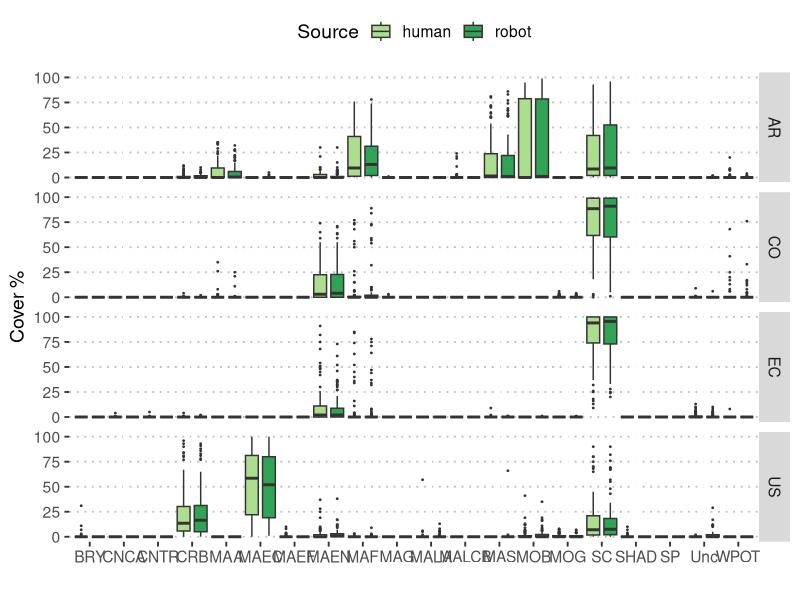
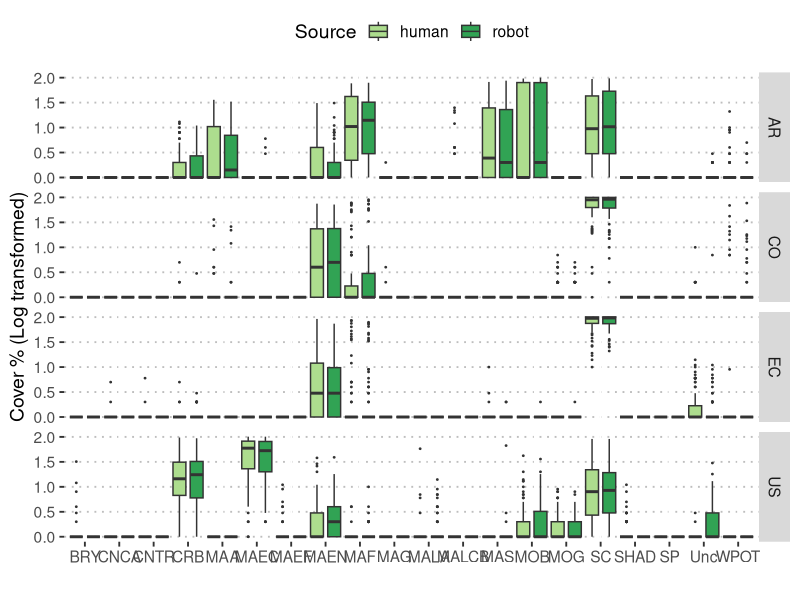
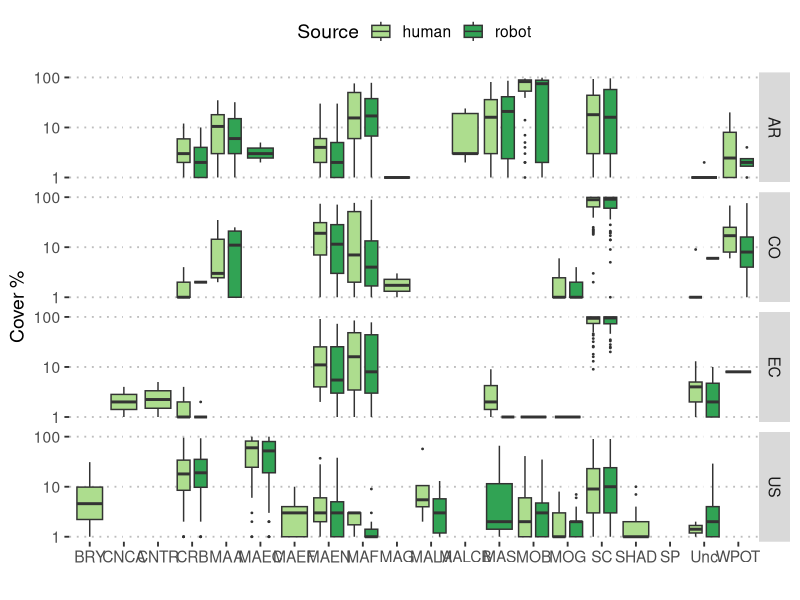
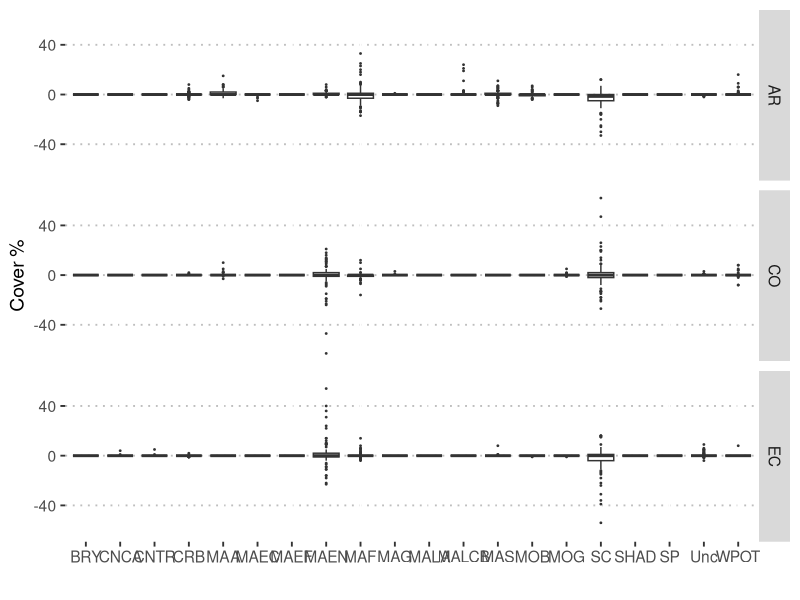
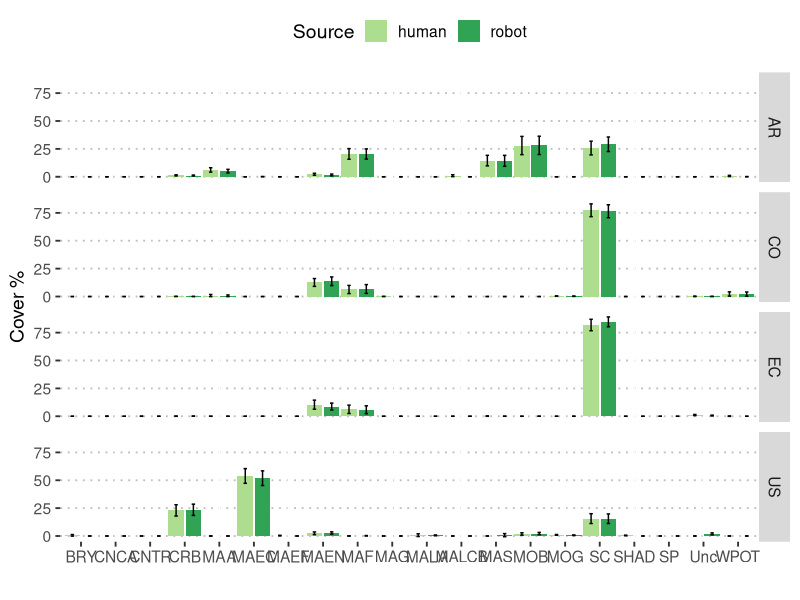
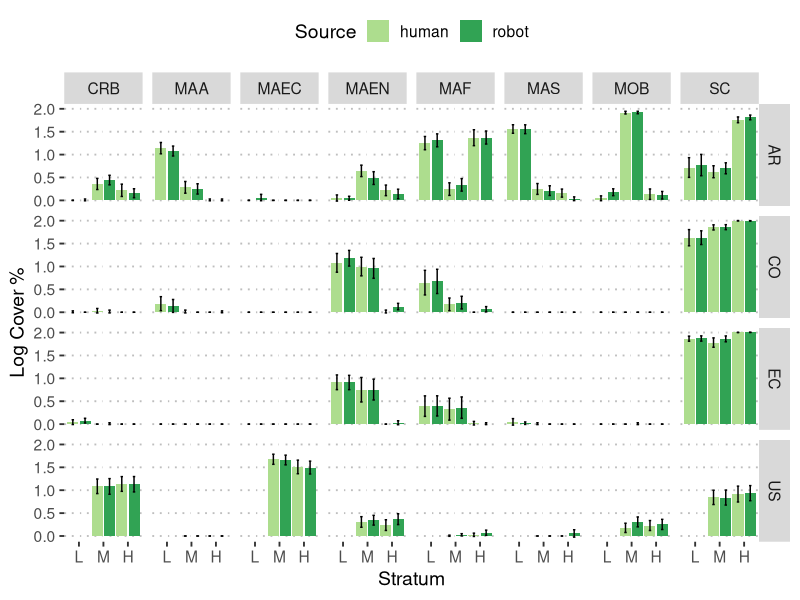
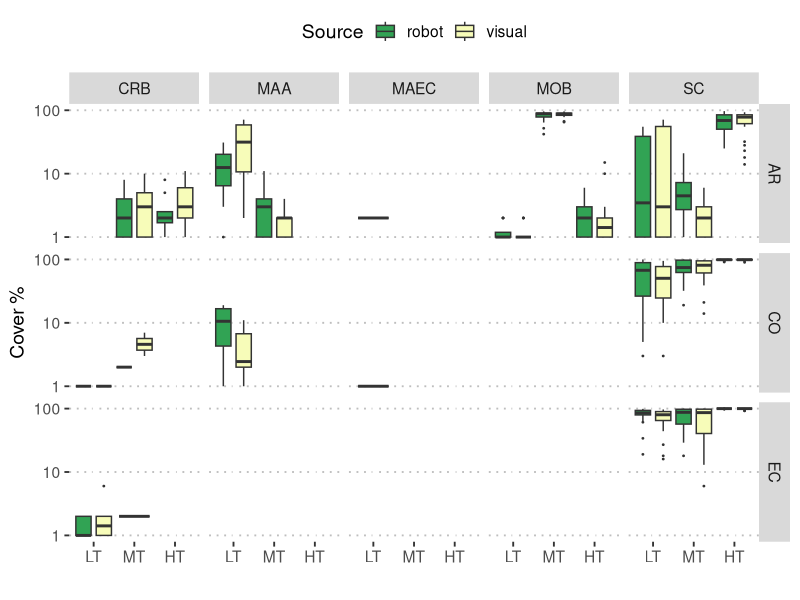
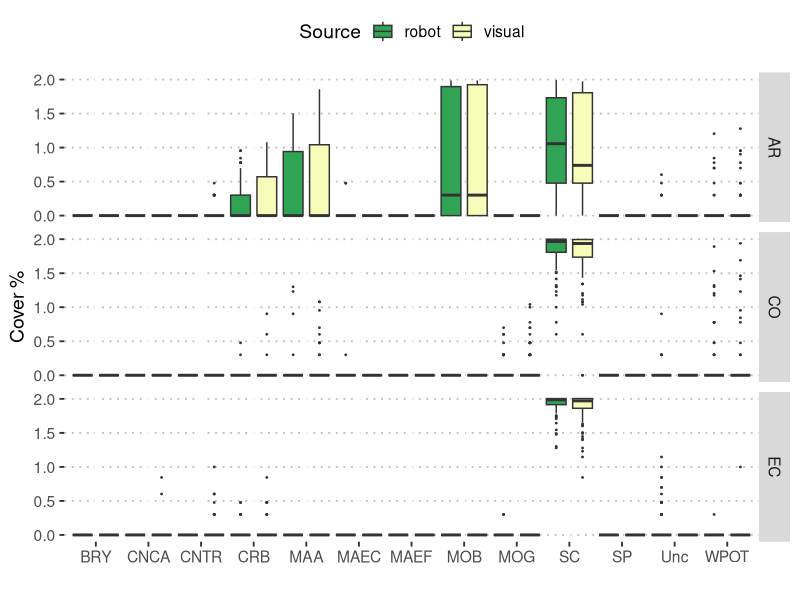

The R source for these figures, in order:
## Make Figure 2

library(readr)
library(ggplot2)
library(dplyr)
library(ggpubr)

selectedLabels <- c("CRB", "MOB", "SC", "MAF", "MAEN", "MAA", "MAS", "MAEC")


###################
## Human vs Robot
##################
DF_HR <- read_csv("./DataClean/DF_HumanRobot.csv", col_types = cols())
DF_HR$strata <- factor(DF_HR$strata, levels = c("LT", "MT", "HT"))

sourceColor <- c(visual="#f7fcb9", human="#addd8e", robot="#31a354")
pp <- ggplot(DF_HR, aes(Label, Cover))
pp + geom_boxplot(position=position_dodge(1), aes(fill=source), outlier.size = 0.3) +
  labs(x="", y="Cover %") + 
  scale_colour_manual("Source", values = sourceColor, aesthetics = 'fill') + 
  facet_grid(country~.) + 
  theme_pubclean(base_size=14)


## if log transformed, you can see better the labels with low cover values
pp <- ggplot(DF_HR, aes(Label, log10(Cover+1)))
pp + geom_boxplot(position=position_dodge(1), aes(fill=source), outlier.size = 0.3) +
  labs(x="", y="Cover % (Log transformed)") + 
  scale_colour_manual("Source", values = sourceColor, aesthetics = 'fill') + 
  facet_grid(country~.) + 
  theme_pubclean(base_size=14)


## Idem but without transforming the variable but using log scale Y-axis
pp <- ggplot(DF_HR, aes(Label, Cover))
pp + geom_boxplot(position=position_dodge(1), aes(fill=source), outlier.size = 0.3) +
  labs(x="", y="Cover %") + 
  scale_y_log10()  +
  scale_colour_manual("Source", values = sourceColor, aesthetics = 'fill') + 
  facet_grid(country~.) + 
  theme_pubclean(base_size=14)


## Let's try plotting the DIFFERENCE, so we can see all the labels around zero
DF_HRdiff <- DF_HR %>% group_by(Name, country, site, strata, Label) %>% 
  summarise(CoverDiff = Cover[source=="human"] - Cover[source=="robot"])

pp <- ggplot(DF_HRdiff, aes(Label, CoverDiff))
pp + geom_boxplot(position=position_dodge(1),outlier.size = 0.3) +
  labs(x="", y="Cover %") + 
  #scale_colour_manual("Source", values = sourceColor, aesthetics = 'fill') + 
  facet_grid(country~.) + 
  theme_pubclean(base_size=14)


## Bar plot with confidence intervals
DF_HRmean <- DF_HR %>% group_by(country, Label, source) %>% 
  summarise(Cover.mean = mean(Cover, na.rm=T),
            Cover.sd = sd(Cover, na.rm=T),
            Cover.n = n(),
            Cover.CIlower = Cover.mean - 1.96*Cover.sd/sqrt(Cover.n), 
            Cover.CIupper = Cover.mean + 1.96*Cover.sd/sqrt(Cover.n))

pp <- ggplot(DF_HRmean, aes(Label, Cover.mean, fill=source))
pp + geom_bar(stat="identity", position=position_dodge(1), aes(fill=source)) +
  geom_errorbar(aes(ymin=Cover.CIlower, ymax=Cover.CIupper), width = 0.2, position=position_dodge(1)) + 
  labs(x="", y="Cover %") + 
  scale_colour_manual("Source", values = sourceColor, aesthetics = 'fill') + 
  facet_grid(country~.) + 
  theme_pubclean(base_size=14)



## THIS IS A REPLICA OF FIGURE 2
## Cover ~strata faceted by country and label. mean and sd calculated using log of Cover+1
DF_HRmean <- DF_HR %>% filter(Label %in% selectedLabels ) %>% 
  group_by(country, strata, Label, source) %>% 
  summarise(Cover.mean = mean(log10(Cover+1), na.rm=T),
            Cover.sd = sd(log10(Cover+1), na.rm=T),
            Cover.n = n(),
            Cover.CIlower = Cover.mean - 1.96*Cover.sd/sqrt(Cover.n), 
            Cover.CIupper = Cover.mean + 1.96*Cover.sd/sqrt(Cover.n))

pp <- ggplot(DF_HRmean, aes(strata, Cover.mean, fill=source))
pp + geom_bar(stat="identity", position=position_dodge(1), aes(fill=source)) +
  geom_errorbar(aes(ymin=Cover.CIlower, ymax=Cover.CIupper), width = 0.2, position=position_dodge(1)) + 
  labs(x="Stratum", y="Log Cover %") + 
  scale_x_discrete(breaks=c("HT", "MT", "LT"), labels=c("H", "M", "L")) + 
  scale_colour_manual("Source", values = sourceColor, aesthetics = 'fill') + 
  facet_grid(country~Label) + 
  theme_pubclean(base_size=14)







###################
## Visual vs Robot
##################

DF_VR <- read_csv("./DataClean/DF_VisualRobot.csv", col_types = cols())
DF_VR$strata <- factor(DF_VR$strata, levels = c("LT", "MT", "HT"))

## remove US from Visual
pp <- ggplot(DF_VR %>% filter(country != "US", Label %in% selectedLabels), aes(strata, Cover))
pp + geom_boxplot(position=position_dodge(1), aes(fill=source), outlier.size = 0.3) +
  labs(x="", y="Cover %") + 
  scale_y_log10() + 
  scale_colour_manual("Source", values = sourceColor, aesthetics = 'fill') + 
  facet_grid(country~Label) + 
  theme_pubclean(base_size=14)


## With Log transformation

pp <- ggplot(DF_VR %>% filter(country != "US"), aes(Label, log10(Cover+1)))
pp + geom_boxplot(position=position_dodge(1), aes(fill=source), outlier.size = 0.3) +
  labs(x="", y="Cover %") + 
  scale_colour_manual("Source", values = sourceColor, aesthetics = 'fill') + 
  facet_grid(country~.) + 
  theme_pubclean(base_size=14)

## Plot the DIFFERENCE
DF_VRdiff <- DF_VR %>% group_by(Name, country, site, strata, Label) %>% 
  summarise(CoverDiff = Cover[source=="visual"] - Cover[source=="robot"])

pp <- ggplot(DF_VRdiff, aes(Label, CoverDiff))
pp + geom_boxplot(position=position_dodge(1),outlier.size = 0.3) +
  labs(x="", y="Cover %") + 
  #scale_colour_manual("Source", values = sourceColor, aesthetics = 'fill') + 
  facet_grid(country~.) + 
  theme_pubclean(base_size=14)


## THIS IS A REPLICA OF FIGURE 2
## Cover ~strata faceted by country and label. mean and sd calculated using log of Cover+1
DF_VRmean <- DF_VR %>% filter(Label %in% selectedLabels , country !="US") %>% 
  group_by(country, strata, Label, source) %>% 
  summarise(Cover.mean = mean(log10(Cover+1), na.rm=T),
            Cover.sd = sd(log10(Cover+1), na.rm=T),
            Cover.n = n(),
            Cover.CIlower = Cover.mean - 1.96*Cover.sd/sqrt(Cover.n), 
            Cover.CIupper = Cover.mean + 1.96*Cover.sd/sqrt(Cover.n))

pp <- ggplot(DF_VRmean, aes(strata, Cover.mean, fill=source))
pp + geom_bar(stat="identity", position=position_dodge(1), aes(fill=source)) +
  geom_errorbar(aes(ymin=Cover.CIlower, ymax=Cover.CIupper), width = 0.2, position=position_dodge(1)) + 
  labs(x="Stratum", y="Log Cover %") + 
  scale_x_discrete(breaks=c("HT", "MT", "LT"), labels=c("H", "M", "L")) + 
  scale_colour_manual("Source", values = sourceColor, aesthetics = 'fill') + 
  facet_grid(country~Label) + 
  theme_pubclean(base_size=14)


